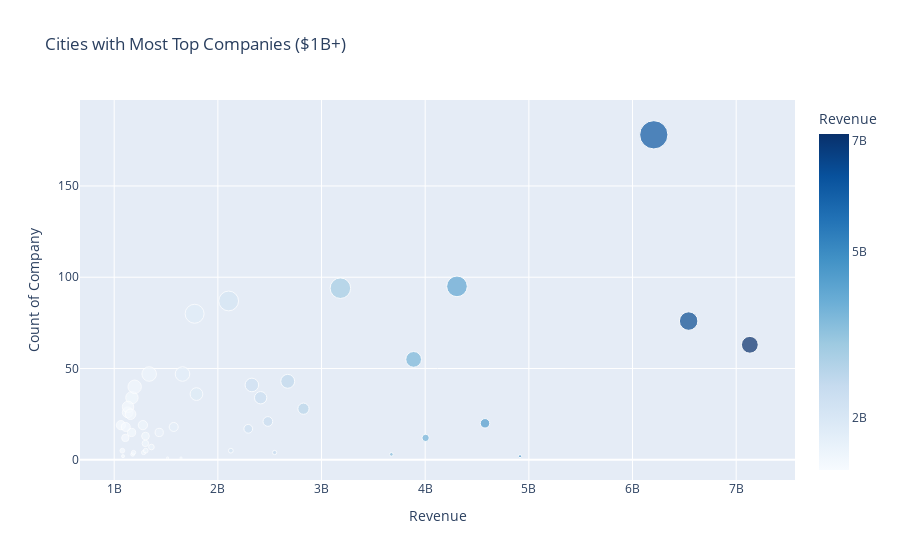

Write notebook code for a chart like this one.
### Code cell
create_scatter_plot(city_data)

### Figure 1 — Plotly figure (JSON) as saved in the notebook; plotly's stock layout.template omitted (floating-point values rounded to 4 significant figures)
{"data": [{"hovertemplate": "<b>%{hovertext}</b><br><br>Revenue=%{marker.color}<br>Count of Company=%{marker.size}<extra></extra>", "hovertext": ["Addison", "Atlanta", "Auburn", "Austin", "Beloit", "Boston", "Boulder", "Charlotte", "Cherry Hill", "Chicago", "Cincinnati", "Cleveland", "Columbus", "Dallas", "Denver", "Downers Grove", "Eagan", "Flint", "Fort Lauderdale", "Franklin", "Houston", "Indianapolis", "Irvine", "Knoxville", "Los Angeles", "McLean", "New York", "Newton", "Oklahoma City", "Phoenix", "Plano", "Portland", "Reston", "Salt Lake City", "San Antonio", "San Diego", "San Francisco", "San Leandro", "San Mateo", "Santa Ana", "Scottsdale", "Sterling Heights", "The Woodlands", "Troy", "Twinsburg", "West Des Moines"], "legendgroup": "", "marker": {"color": [4003826594, 3181832855, 2125440088, 2103996049, 4914757044, 2327873489, 1167398634, 1793636640, 1078496600, 4306604848, 2293172370, 1064739537, 1130402266, 3888308442, 1658690623, 1085153835, 2547477060, 1515139000, 1301771170, 4577071621, 6541235912, 1171031736, 1337384000, 1300451786, 2673718877, 1574015316, 6205141306, 1358996652, 1434021775, 1133418631, 2482271145, 1197569017, 2825833890, 1157711513, 1276833322, 1775601320, 7131641310, 1644275000, 1107408545, 1283664589, 2412697729, 1177760756, 1303981853, 1111355675, 3673668878, 1186483765], "coloraxis": "coloraxis", "size": [12, 94, 5, 87, 2, 41, 15, 36, 5, 95, 17, 19, 26, 55, 47, 2, 4, 1, 13, 20, 76, 34, 47, 9, 43, 18, 178, 7, 15, 29, 21, 40, 28, 25, 19, 80, 63, 1, 12, 4, 34, 3, 5, 18, 3, 4], "sizemode": "area", "sizeref": 0.445, "symbol": "circle"}, "mode": "markers", "name": "", "orientation": "v", "showlegend": false, "type": "scatter", "x": [4003826594, 3181832855, 2125440088, 2103996049, 4914757044, 2327873489, 1167398634, 1793636640, 1078496600, 4306604848, 2293172370, 1064739537, 1130402266, 3888308442, 1658690623, 1085153835, 2547477060, 1515139000, 1301771170, 4577071621, 6541235912, 1171031736, 1337384000, 1300451786, 2673718877, 1574015316, 6205141306, 1358996652, 1434021775, 1133418631, 2482271145, 1197569017, 2825833890, 1157711513, 1276833322, 1775601320, 7131641310, 1644275000, 1107408545, 1283664589, 2412697729, 1177760756, 1303981853, 1111355675, 3673668878, 1186483765], "xaxis": "x", "y": [12, 94, 5, 87, 2, 41, 15, 36, 5, 95, 17, 19, 26, 55, 47, 2, 4, 1, 13, 20, 76, 34, 47, 9, 43, 18, 178, 7, 15, 29, 21, 40, 28, 25, 19, 80, 63, 1, 12, 4, 34, 3, 5, 18, 3, 4], "yaxis": "y"}], "layout": {"coloraxis": {"colorbar": {"ticktext": ["1B", "2B", "5B", "7B"], "tickvals": [1000000000, 2000000000, 5000000000, 7000000000], "title": {"text": "Revenue"}}, "colorscale": [[0, "rgb(247,251,255)"], [0.125, "rgb(222,235,247)"], [0.25, "rgb(198,219,239)"], [0.375, "rgb(158,202,225)"], [0.5, "rgb(107,174,214)"], [0.625, "rgb(66,146,198)"], [0.75, "rgb(33,113,181)"], [0.875, "rgb(8,81,156)"], [1, "rgb(8,48,107)"]]}, "legend": {"itemsizing": "constant", "tracegroupgap": 0}, "title": {"text": "Cities with Most Top Companies ($1B+)"}, "xaxis": {"anchor": "y", "domain": [0, 1], "title": {"text": "Revenue"}}, "yaxis": {"anchor": "x", "domain": [0, 1], "title": {"text": "Count of Company"}}}}
